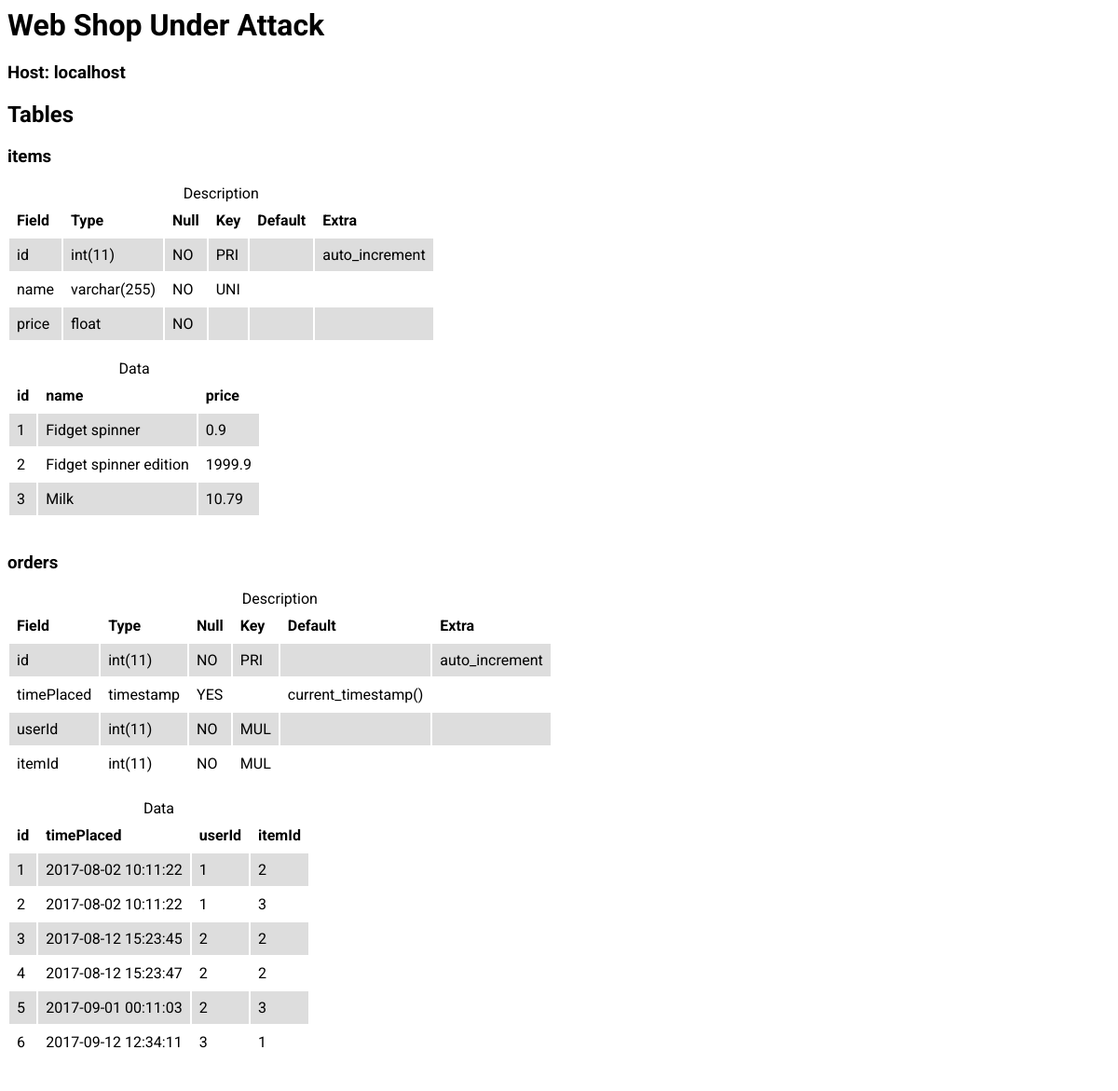
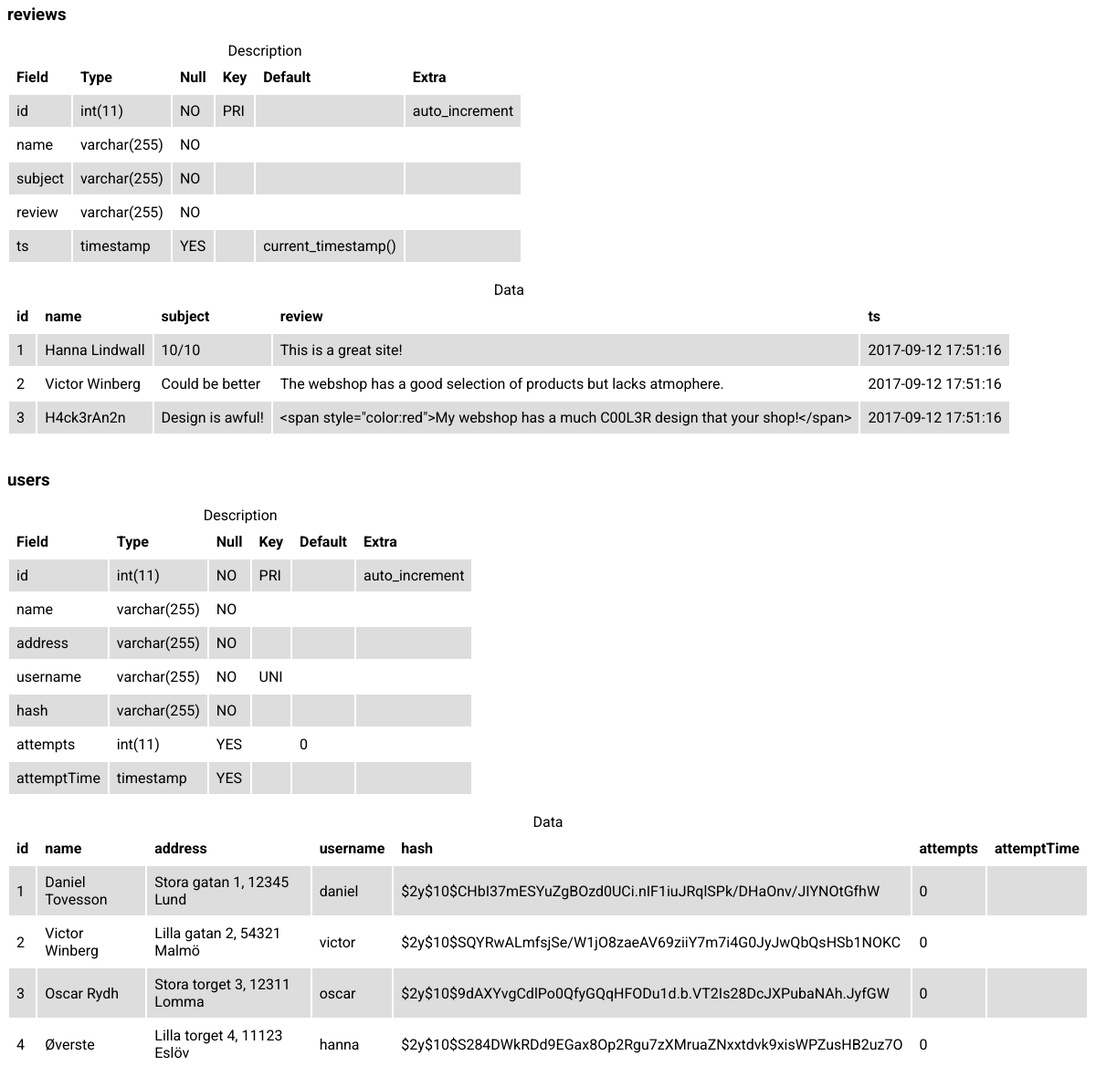
/tables.php, run on the app's committed database (2 pictures, top to bottom).
### tables this page shows
CREATE TABLE Items (
  id          INTEGER NOT NULL AUTO_INCREMENT,
  name        VARCHAR(255) NOT NULL UNIQUE,
  price       FLOAT NOT NULL,
  PRIMARY KEY (id)
);

CREATE TABLE Orders (
  id          INTEGER NOT NULL AUTO_INCREMENT,
  timePlaced  TIMESTAMP DEFAULT CURRENT_TIMESTAMP,
  userId      INTEGER NOT NULL,
  itemId      INTEGER NOT NULL,
  PRIMARY KEY (id),
  FOREIGN KEY (userId) REFERENCES Users(id),
  FOREIGN KEY (itemId) REFERENCES Items(id)
);

CREATE TABLE Reviews (
  id          INTEGER NOT NULL AUTO_INCREMENT,
  name        VARCHAR(255) NOT NULL,
  subject     VARCHAR(255) NOT NULL,
  review      VARCHAR(255) NOT NULL,
  ts          TIMESTAMP NULL DEFAULT CURRENT_TIMESTAMP,
  PRIMARY KEY (id)
);

CREATE TABLE Users (
	id				INTEGER NOT NULL AUTO_INCREMENT,
	name			VARCHAR(255) NOT NULL,
	address			VARCHAR(255) NOT NULL,
	username		VARCHAR(255) NOT NULL UNIQUE,
	hash			VARCHAR(255) NOT NULL,
	attempts		INT DEFAULT 0,
	attemptTime		TIMESTAMP DEFAULT NULL,
	PRIMARY KEY		(id)
);

### public_html/tables.php (the view, shortened to what this page needs)
<?php require 'connect.php' ?>
<?php
function show_table($conn, $sql, $name) {
  $columns = $conn->query($sql);
  if($columns->num_rows) {
    echo '<table>';
    echo '<caption>' . $name . '</caption>';
    echo '<tr>';
    while ($field = $columns->fetch_field()) {
      echo '<th>' . $field->name . '</th>';
    }
    echo '</tr>';
    while($row = $columns->fetch_row()) {
      echo '<tr>';
      foreach ($row as $key => $value) {
        echo '<td>' . $value . '</td>';
      }
      echo '</tr>';
    }
    echo '</table>';
  } else {
    echo '<p>' . $name . ' is empty.</p>';
  }
}
?>
<html>
  <?php require_once('header.php'); ?>
  <body>
    <h1>Web Shop Under Attack</h1>
    <h3>Host: <?=$conn->host_info?></h3>
    <h2>Tables</h2>
    <?php
      $tables = $conn->query('SHOW TABLES');
      while($table = $tables->fetch_row()[0]) {
        echo '<h3>' . $table . '</h3>';
        show_table($conn, 'SHOW COLUMNS from ' . $table, 'Description');
        echo '<br/>';
        show_table($conn, 'SELECT * from ' . $table, 'Data');
        echo '<br/>';
      }
    ?>
  </body>
</html>

### public_html/css/index.css (style rules this page uses)
body { font-family: 'Roboto', 'Open Sans', sans-serif; }
td, th { text-align: left; padding: 0.5em; }
tr:nth-child(even) { background-color: #dddddd; }

### data on the page
items: id "1", name "Fidget spinner", price "0.9"
items: id "2", name "Fidget spinner edition", price "1999.9"
items: id "3", name "Milk", price "10.79"
orders: id "1", timePlaced "2017-08-02 10:11:22", userId "1", itemId "2"
orders: id "2", timePlaced "2017-08-02 10:11:22", userId "1", itemId "3"
orders: id "3", timePlaced "2017-08-12 15:23:45", userId "2", itemId "2"
orders: id "4", timePlaced "2017-08-12 15:23:47", userId "2", itemId "2"
orders: id "5", timePlaced "2017-09-01 00:11:03", userId "2", itemId "3"
orders: id "6", timePlaced "2017-09-12 12:34:11", userId "3", itemId "1"
reviews: id "1", name "Hanna Lindwall", subject "10/10", review "This is a great site!", ts "2017-09-12 17:51:16"
reviews: id "2", name "Victor Winberg", subject "Could be better", review "The webshop has a good selection of products but lacks atmophere.", ts "2017-09-12 17:51:16"
reviews: id "3", name "H4ck3rAn2n", subject "Design is awful!", review "<span style=\"color:red\">My webshop has a much C00L3R design that your shop!</span>", ts "2017-09-12 17:51:16"
users: id "1", name "Daniel Tovesson", address "Stora gatan 1, 12345 Lund", username "daniel", hash "$2y$10$CHbI37mESYuZgBOzd0UCi.nIF1iuJRqlSPk/DHaOnv/JIYNOtGfhW", attempts "0"
users: id "2", name "Victor Winberg", address "Lilla gatan 2, 54321 Malmö", username "victor", hash "$2y$10$SQYRwALmfsjSe/W1jO8zaeAV69ziiY7m7i4G0JyJwQbQsHSb1NOKC", attempts "0"
users: id "3", name "Oscar Rydh", address "Stora torget 3, 12311 Lomma", username "oscar", hash "$2y$10$9dAXYvgCdlPo0QfyGQqHFODu1d.b.VT2Is28DcJXPubaNAh.JyfGW", attempts "0"
users: id "4", name "Øverste", address "Lilla torget 4, 11123 Eslöv", username "hanna", hash "$2y$10$S284DWkRDd9EGax8Op2Rgu7zXMruaZNxxtdvk9xisWPZusHB2uz7O", attempts "0"

### other printed values
$conn->host_info "localhost"
$table "items"
$name "Description Data"
$field->name "Field"
$field->name "Type"
$field->name "Null"
$field->name "Key"
$field->name "Default"
$field->name "Extra"
$value "id"
$value "int(11)"
$value "NO"
$value "PRI"
$value "auto_increment"
$value "name"
